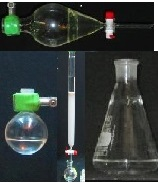
%> input picture matlab/Is.JPG, 158 x 183 px
$ octave --eval "result = kapur(imread('Is.JPG'));"   (GNU Octave 9; MATLAB toolbox functions it lacks are replaced by stand-ins)
%> lines starting %> are read from the running program, lines starting %| are printed output that depends on the picture; in (x1, y1, x2, y2) boxes, pixels count from 0 and x2, y2 are one past the last pixel; in counts of white or black regions, pixels touching at a corner belong together; the program's own positions count from 1
function imagBW = kapur(imag)

imag = imag(:, :, 1); % gray image
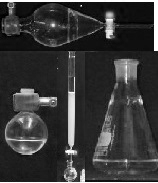
%> imag: size 183x158 uint8; min 0, max 255, mean 55.9
counts = imhist(imag);  % counts are the histogram
%> counts = 256 values, max 1239 at index 32, min 0 at index 246, mean 112.9
GradeI = 256;    % the resolusion of the intensity. i.e. 256 for uint8.
% MIN = 1e-7;

prob = counts ./ sum(counts);  % Probability distribution
%> prob = 256 values, max 0.0429 at index 32, min 0 at index 246, mean 0.00391

psai = zeros(GradeI, 1);
prob_t = 0;
entropy_t = 0;

ind = find(prob);
%> ind = 255 values from 1 to 256
entropy_L = sum( prob(ind) .* log(prob(ind)) ) * (-1);
%> entropy_L = 4.6

for i = 0 : GradeI-1
    prob_t = prob_t + prob(i+1);

    if prob(i+1) > 0 && prob_t < 1
        entropy_t = entropy_t - prob(i+1) * log(prob(i+1));
        psai(i+1) = log(prob_t * (1-prob_t)) + entropy_t / prob_t + ...
            (entropy_L-entropy_t) / (1-prob_t);
    elseif (prob(i+1) == 0 && i > 0)
        psai(i+1) = psai(i);
    end
end
%> this loop made 256 passes
%> (prob_t, entropy_t) on passes 1 to 12: (0.00111, 0.00753), (0.00163, 0.0115), (0.0019, 0.0137), (0.00242, 0.0176), (0.0038, 0.0268), (0.00512, 0.0355), (0.00619, 0.0428), (0.00744, 0.0511), (0.00896, 0.061), (0.0117, 0.077), (0.0143, 0.0926), (0.0187, 0.117)
%> after the loop, entropy_t = 4.54; prob_t = 1; psai = 256 values, max 8.81 at index 94, min 0 at index 256, mean 7.76

[maxPsai, ind] = max(psai);
%> maxPsai = 8.81; ind = 94
th = (ind - 1) / (GradeI -1);
%> th = 0.365
imagBW = im2bw(imag, th);
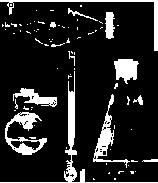
%> imagBW: size 183x158 logical; 14.2% white; 78 white regions (65 under 20 px), largest, box (x1, y1, x2, y2) and area: (0, 71, 158, 183) 848, (5, 112, 47, 155) 649, (0, 0, 158, 51) 550
th
%> th = 0.365

$ run again, on matlab/po.jpg
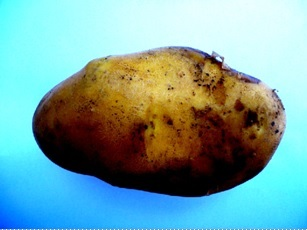
%> input picture matlab/po.jpg, 307 x 230 px
%> in kapur, `imag = imag(:, :, 1);`:
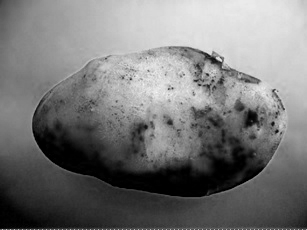
%> imag: size 230x307 uint8; min 0, max 247, mean 119.3
%> counts = 256 values, max 1977 at index 1, min 0 at index 240, mean 275.8
%> prob = 256 values, max 0.028 at index 1, min 0 at index 240, mean 0.00391
%> in kapur, `ind = find(prob);`: ind = 241 values from 1 to 248
%> entropy_L = 5.36
%> the loop in kapur, `for i = 0 : GradeI-1` made 256 passes
%> (prob_t, entropy_t) on passes 1 to 8: (0.028, 0.1), (0.0419, 0.16), (0.0489, 0.194), (0.0537, 0.22), (0.0593, 0.249), (0.063, 0.27), (0.0655, 0.284), (0.0675, 0.297)
%> after the loop in kapur, `for i = 0 : GradeI-1`: prob_t = 1; psai = 256 values, max 9.33 at index 122, min 0 at index 248, mean 8.24
%> in kapur, `[maxPsai, ind] = max(psai);`: maxPsai = 9.33; ind = 122
%> in kapur, `th = (ind - 1) / (GradeI -1);`: th = 0.475
%> in kapur, `imagBW = im2bw(imag, th);`:
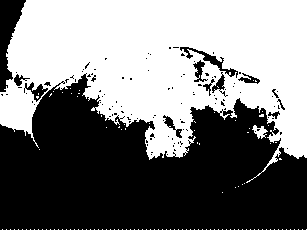
%> imagBW: size 230x307 logical; 49.3% white; 120 white regions (118 under 20 px), largest, box (x1, y1, x2, y2) and area: (0, 0, 307, 183) 34520, (252, 125, 268, 139) 113
